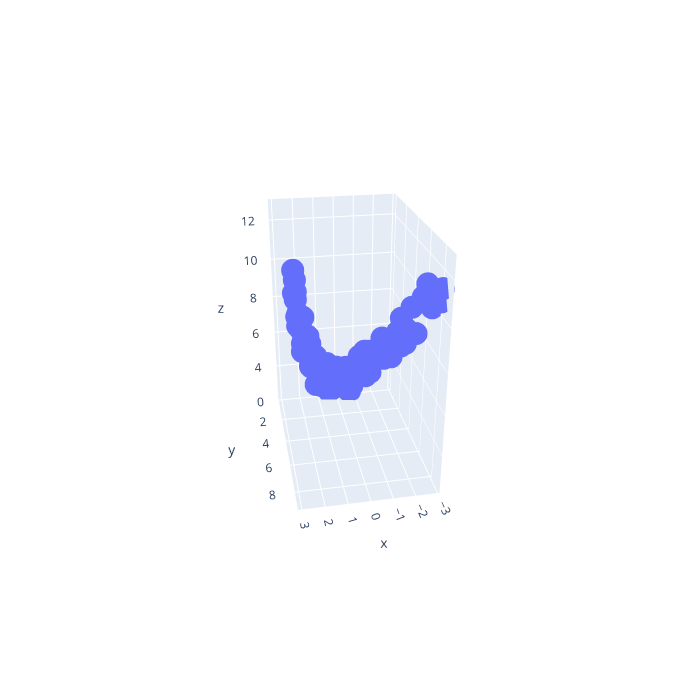

The cell this chart's notebook holds for it:
### Code cell
px.scatter_3d(x=(X_poly[:, 0]),
              y=(X_poly[:, 1]),
              z=(y.flatten()),
              width=700, height=700)
